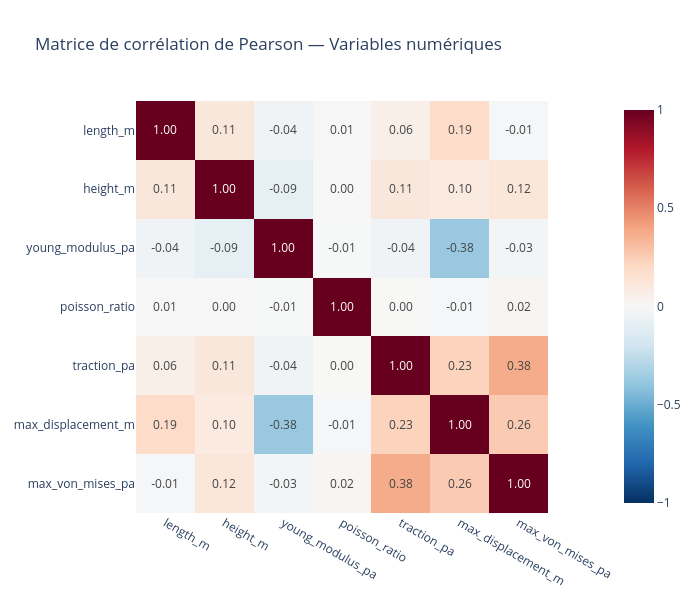

Notebook cell for this chart:
### Markdown cell above
## 5. Analyses multivariées — corrélations (C2.2)

Matrice de corrélation de Pearson entre toutes les variables numériques.
Les corrélations fortes avec les cibles (`max_von_mises_pa`, `max_displacement_m`)
identifient les paramètres physiques les plus influents.

### Code cell
corr = df[NUMERIQUES].corr(method='pearson')

fig = px.imshow(
    corr,
    text_auto='.2f',
    color_continuous_scale='RdBu_r',
    zmin=-1, zmax=1,
    title='Matrice de corrélation de Pearson — Variables numériques',
    width=700, height=600
)
fig.show()

print('=== Corrélations avec les cibles ===')
print(corr[CIBLES].drop(index=CIBLES).sort_values('max_von_mises_pa', ascending=False).to_string())

### Figure 1 — Plotly figure (JSON) as saved in the notebook; plotly's stock layout.template omitted (floating-point values rounded to 4 significant figures)
{"data": [{"coloraxis": "coloraxis", "hovertemplate": "x: %{x}<br>y: %{y}<br>color: %{z}<extra></extra>", "name": "0", "texttemplate": "%{z:.2f}", "type": "heatmap", "x": ["length_m", "height_m", "young_modulus_pa", "poisson_ratio", "traction_pa", "max_displacement_m", "max_von_mises_pa"], "xaxis": "x", "y": ["length_m", "height_m", "young_modulus_pa", "poisson_ratio", "traction_pa", "max_displacement_m", "max_von_mises_pa"], "yaxis": "y", "z": [[1.0, 0.1134, -0.04092, 0.005275, 0.05724, 0.1922, -0.008412], [0.1134, 1.0, -0.09094, 0.001415, 0.1131, 0.09592, 0.1199], [-0.04092, -0.09094, 1.0, -0.005477, -0.04403, -0.3787, -0.02537], [0.005275, 0.001415, -0.005477, 1.0, 0.002844, -0.0138, 0.0189], [0.05724, 0.1131, -0.04403, 0.002844, 1.0, 0.229, 0.3757], [0.1922, 0.09592, -0.3787, -0.0138, 0.229, 1.0, 0.2622], [-0.008412, 0.1199, -0.02537, 0.0189, 0.3757, 0.2622, 1.0]]}], "layout": {"coloraxis": {"cmax": 1, "cmin": -1, "colorscale": [[0, "rgb(5,48,97)"], [0.1, "rgb(33,102,172)"], [0.2, "rgb(67,147,195)"], [0.3, "rgb(146,197,222)"], [0.4, "rgb(209,229,240)"], [0.5, "rgb(247,247,247)"], [0.6, "rgb(253,219,199)"], [0.7, "rgb(244,165,130)"], [0.8, "rgb(214,96,77)"], [0.9, "rgb(178,24,43)"], [1, "rgb(103,0,31)"]]}, "height": 600, "title": {"text": "Matrice de corrélation de Pearson — Variables numériques"}, "width": 700, "xaxis": {"anchor": "y", "constrain": "domain", "domain": [0, 1], "scaleanchor": "y"}, "yaxis": {"anchor": "x", "autorange": "reversed", "constrain": "domain", "domain": [0, 1]}}}
